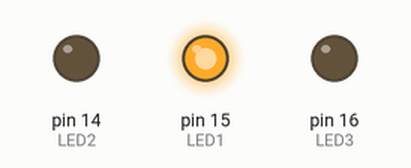
The sketch below on a simulated Arduino Uno, built with avr-gcc and run on an emulated ATmega328P. Shown: output pins drawn as LEDs (lit = HIGH).

Above: at 0.2 s.
At 1.2 s:
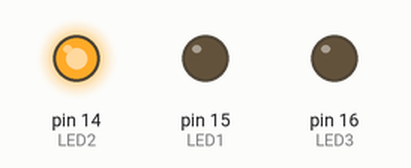
At 2.2 s:
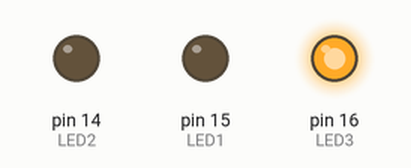
At 5.7 s:
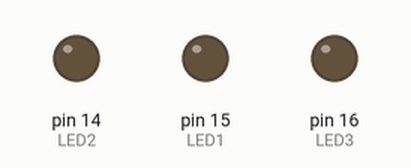
Timing chart, 0 to 6.9 s (numbered marks = the images above):
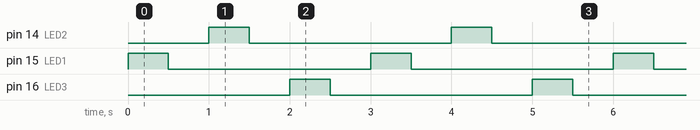

The sketch:

LED_test.ino
```cpp
#define LED1 15
#define LED2 14
#define LED3 16

void setup()
{
  pinMode(LED1, OUTPUT);
  pinMode(LED2, OUTPUT);
  pinMode(LED3, OUTPUT);
}

void loop()
{
  digitalWrite(LED1, HIGH);
  delay(500); // Wait for 1000 millisecond(s)
  digitalWrite(LED1, LOW);
  delay(500); // Wait for 1000 millisecond(s)
  digitalWrite(LED2, HIGH);
  delay(500); // Wait for 1000 millisecond(s)
  digitalWrite(LED2, LOW);
  delay(500); // Wait for 1000 millisecond(s)
  digitalWrite(LED3, HIGH);
  delay(500); // Wait for 1000 millisecond(s)
  digitalWrite(LED3, LOW);
  delay(500); // Wait for 1000 millisecond(s)
}
```

Measured:
- by itself, pin 14 (LED2), pin 15 (LED1), pin 16 (LED3): alternates HIGH for 0.50 s and LOW for 2.5 s
- by itself, everything shown: repeats every 3.0 s, in 6 steps
